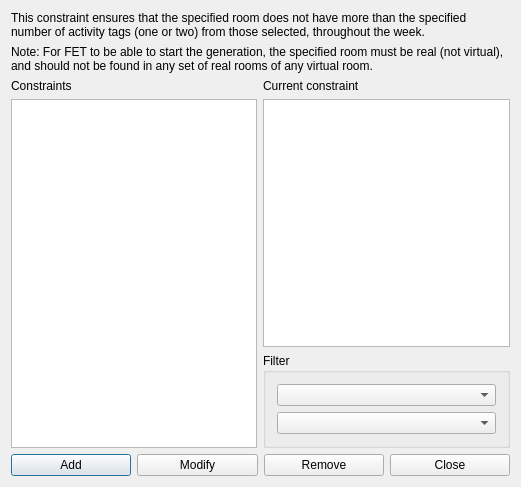
<?xml version="1.0" encoding="UTF-8"?>
<ui version="4.0">
 <class>ConstraintRoomMaxActivityTagsPerWeekFromSetForm_template</class>
 <widget class="QDialog" name="ConstraintRoomMaxActivityTagsPerWeekFromSetForm_template">
  <property name="geometry">
   <rect>
    <x>0</x>
    <y>0</y>
    <width>521</width>
    <height>487</height>
   </rect>
  </property>
  <property name="windowTitle">
   <string extracomment="This is the title of the dialog in which you see the list of all constraints of this type">Constraints room max activity tags per week from set</string>
  </property>
  <layout class="QGridLayout" name="gridLayout_2">
   <item row="3" column="1">
    <widget class="QGroupBox" name="filterGroupBox">
     <property name="title">
      <string>Filter</string>
     </property>
     <layout class="QGridLayout" name="gridLayout">
      <item row="0" column="0">
       <widget class="QComboBox" name="roomsComboBox"/>
      </item>
      <item row="1" column="0">
       <widget class="QComboBox" name="activityTagsComboBox"/>
      </item>
     </layout>
    </widget>
   </item>
   <item row="2" column="1">
    <layout class="QVBoxLayout" name="verticalLayout">
     <item>
      <widget class="QLabel" name="currentConstraintTextLabel">
       <property name="text">
        <string>Current constraint</string>
       </property>
       <property name="wordWrap">
        <bool>false</bool>
       </property>
      </widget>
     </item>
     <item>
      <widget class="QPlainTextEdit" name="currentConstraintTextEdit"/>
     </item>
    </layout>
   </item>
   <item row="4" column="0" colspan="2">
    <layout class="QHBoxLayout" name="horizontalLayout">
     <item>
      <widget class="QPushButton" name="addConstraintPushButton">
       <property name="text">
        <string>Add</string>
       </property>
      </widget>
     </item>
     <item>
      <widget class="QPushButton" name="modifyConstraintPushButton">
       <property name="text">
        <string>Modify</string>
       </property>
      </widget>
     </item>
     <item>
      <widget class="QPushButton" name="removeConstraintPushButton">
       <property name="text">
        <string>Remove</string>
       </property>
      </widget>
     </item>
     <item>
      <widget class="QPushButton" name="closePushButton">
       <property name="text">
        <string>Close</string>
       </property>
      </widget>
     </item>
    </layout>
   </item>
   <item row="0" column="0" colspan="2">
    <widget class="QLabel" name="textLabel1">
     <property name="sizePolicy">
      <sizepolicy hsizetype="Minimum" vsizetype="Minimum">
       <horstretch>0</horstretch>
       <verstretch>0</verstretch>
      </sizepolicy>
     </property>
     <property name="text">
      <string>This constraint ensures that the specified room does not have more than the specified number of activity tags (one or two) from those selected, throughout the week.</string>
     </property>
     <property name="wordWrap">
      <bool>true</bool>
     </property>
    </widget>
   </item>
   <item row="2" column="0" rowspan="2">
    <layout class="QVBoxLayout" name="verticalLayout_2">
     <item>
      <widget class="QLabel" name="constraintsTextLabel">
       <property name="frameShape">
        <enum>QFrame::NoFrame</enum>
       </property>
       <property name="frameShadow">
        <enum>QFrame::Plain</enum>
       </property>
       <property name="text">
        <string>Constraints</string>
       </property>
       <property name="wordWrap">
        <bool>false</bool>
       </property>
      </widget>
     </item>
     <item>
      <widget class="QListWidget" name="constraintsListWidget"/>
     </item>
    </layout>
   </item>
   <item row="1" column="0" colspan="2">
    <widget class="QLabel" name="textLabel1_2">
     <property name="sizePolicy">
      <sizepolicy hsizetype="Minimum" vsizetype="Minimum">
       <horstretch>0</horstretch>
       <verstretch>0</verstretch>
      </sizepolicy>
     </property>
     <property name="text">
      <string comment="The only allowed value for the maximum number of activity tags is 1">Note: For FET to be able to start the generation, the specified room must be real (not virtual), and should not be found in any set of real rooms of any virtual room.</string>
     </property>
     <property name="wordWrap">
      <bool>true</bool>
     </property>
    </widget>
   </item>
  </layout>
 </widget>
 <layoutdefault spacing="6" margin="11"/>
 <resources/>
 <connections/>
</ui>
